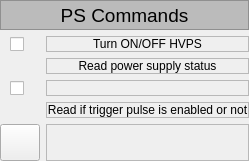
       <widget class="QWidget" name="widget_2" native="true">
        <layout class="QGridLayout" name="gridLayout_3">
         <property name="leftMargin">
          <number>0</number>
         </property>
         <property name="topMargin">
          <number>0</number>
         </property>
         <property name="rightMargin">
          <number>0</number>
         </property>
         <property name="bottomMargin">
          <number>0</number>
         </property>
         <item row="3" column="0">
          <widget class="PyDMByteIndicator" name="PyDMByteIndicator_11">
           <property name="sizePolicy">
            <sizepolicy hsizetype="Expanding" vsizetype="Expanding">
             <horstretch>0</horstretch>
             <verstretch>0</verstretch>
            </sizepolicy>
           </property>
           <property name="maximumSize">
            <size>
             <width>50</width>
             <height>16777215</height>
            </size>
           </property>
           <property name="toolTip">
            <string/>
           </property>
           <property name="layoutDirection">
            <enum>Qt::RightToLeft</enum>
           </property>
           <property name="channel" stdset="0">
            <string>ca://SI-01SA:PU-InjNLKckr:PwrState-Sts</string>
           </property>
           <property name="offColor" stdset="0">
            <color>
             <red>239</red>
             <green>41</green>
             <blue>41</blue>
            </color>
           </property>
           <property name="showLabels" stdset="0">
            <bool>false</bool>
           </property>
           <property name="circles" stdset="0">
            <bool>true</bool>
           </property>
           <property name="labels" stdset="0">
            <stringlist>
             <string>Bit 0</string>
            </stringlist>
           </property>
          </widget>
         </item>
         <item row="0" column="0" colspan="2">
          <widget class="QLabel" name="label_332">
           <property name="sizePolicy">
            <sizepolicy hsizetype="MinimumExpanding" vsizetype="Expanding">
             <horstretch>0</horstretch>
             <verstretch>0</verstretch>
            </sizepolicy>
           </property>
           <property name="minimumSize">
            <size>
             <width>0</width>
             <height>30</height>
            </size>
           </property>
           <property name="maximumSize">
            <size>
             <width>16777215</width>
             <height>30</height>
            </size>
           </property>
           <property name="palette">
            <palette>
             <active>
              <colorrole role="WindowText">
               <brush brushstyle="SolidPattern">
                <color alpha="255">
                 <red>0</red>
                 <green>0</green>
                 <blue>0</blue>
                </color>
               </brush>
              </colorrole>
              <colorrole role="Button">
               <brush brushstyle="SolidPattern">
                <color alpha="255">
                 <red>187</red>
                 <green>187</green>
                 <blue>187</blue>
                </color>
               </brush>
              </colorrole>
              <colorrole role="Light">
               <brush brushstyle="SolidPattern">
                <color alpha="255">
                 <red>255</red>
                 <green>255</green>
                 <blue>255</blue>
                </color>
               </brush>
              </colorrole>
              <colorrole role="Midlight">
               <brush brushstyle="SolidPattern">
                <color alpha="255">
                 <red>221</red>
                 <green>221</green>
                 <blue>221</blue>
                </color>
               </brush>
              </colorrole>
              <colorrole role="Dark">
               <brush brushstyle="SolidPattern">
                <color alpha="255">
                 <red>93</red>
                 <green>93</green>
                 <blue>93</blue>
                </color>
               </brush>
              </colorrole>
              <colorrole role="Mid">
               <brush brushstyle="SolidPattern">
                <color alpha="255">
                 <red>125</red>
                 <green>125</green>
                 <blue>125</blue>
                </color>
               </brush>
              </colorrole>
              <colorrole role="Text">
               <brush brushstyle="SolidPattern">
                <color alpha="255">
                 <red>0</red>
                 <green>0</green>
                 <blue>0</blue>
                </color>
               </brush>
              </colorrole>
              <colorrole role="BrightText">
               <brush brushstyle="SolidPattern">
                <color alpha="255">
                 <red>255</red>
                 <green>255</green>
                 <blue>255</blue>
                </color>
               </brush>
              </colorrole>
              <colorrole role="ButtonText">
               <brush brushstyle="SolidPattern">
                <color alpha="255">
                 <red>0</red>
                 <green>0</green>
                 <blue>0</blue>
                </color>
               </brush>
              </colorrole>
              <colorrole role="Base">
               <brush brushstyle="SolidPattern">
                <color alpha="255">
                 <red>255</red>
                 <green>255</green>
                 <blue>255</blue>
                </color>
               </brush>
              </colorrole>
              <colorrole role="Window">
               <brush brushstyle="SolidPattern">
                <color alpha="255">
                 <red>187</red>
                 <green>187</green>
                 <blue>187</blue>
                </color>
               </brush>
              </colorrole>
              <colorrole role="Shadow">
               <brush brushstyle="SolidPattern">
                <color alpha="255">
                 <red>0</red>
                 <green>0</green>
                 <blue>0</blue>
                </color>
               </brush>
              </colorrole>
              <colorrole role="AlternateBase">
               <brush brushstyle="SolidPattern">
                <color alpha="255">
                 <red>221</red>
                 <green>221</green>
                 <blue>221</blue>
                </color>
               </brush>
              </colorrole>
              <colorrole role="ToolTipBase">
               <brush brushstyle="SolidPattern">
                <color alpha="255">
                 <red>255</red>
                 <green>255</green>
                 <blue>220</blue>
                </color>
               </brush>
              </colorrole>
              <colorrole role="ToolTipText">
               <brush brushstyle="SolidPattern">
                <color alpha="255">
                 <red>0</red>
                 <green>0</green>
                 <blue>0</blue>
                </color>
               </brush>
              </colorrole>
              <colorrole role="PlaceholderText">
               <brush brushstyle="NoBrush">
                <color alpha="128">
                 <red>0</red>
                 <green>0</green>
                 <blue>0</blue>
                </color>
               </brush>
              </colorrole>
             </active>
             <inactive>
              <colorrole role="WindowText">
               <brush brushstyle="SolidPattern">
                <color alpha="255">
                 <red>0</red>
                 <green>0</green>
                 <blue>0</blue>
                </color>
               </brush>
              </colorrole>
              <colorrole role="Button">
               <brush brushstyle="SolidPattern">
                <color alpha="255">
                 <red>187</red>
                 <green>187</green>
                 <blue>187</blue>
                </color>
               </brush>
              </colorrole>
              <colorrole role="Light">
               <brush brushstyle="SolidPattern">
                <color alpha="255">
                 <red>255</red>
                 <green>255</green>
                 <blue>255</blue>
                </color>
               </brush>
              </colorrole>
              <colorrole role="Midlight">
               <brush brushstyle="SolidPattern">
                <color alpha="255">
                 <red>221</red>
                 <green>221</green>
                 <blue>221</blue>
                </color>
               </brush>
              </colorrole>
              <colorrole role="Dark">
               <brush brushstyle="SolidPattern">
                <color alpha="255">
                 <red>93</red>
                 <green>93</green>
                 <blue>93</blue>
                </color>
               </brush>
              </colorrole>
              <colorrole role="Mid">
               <brush brushstyle="SolidPattern">
                <color alpha="255">
                 <red>125</red>
                 <green>125</green>
                 <blue>125</blue>
                </color>
               </brush>
              </colorrole>
              <colorrole role="Text">
               <brush brushstyle="SolidPattern">
                <color alpha="255">
                 <red>0</red>
                 <green>0</green>
                 <blue>0</blue>
                </color>
               </brush>
              </colorrole>
              <colorrole role="BrightText">
               <brush brushstyle="SolidPattern">
                <color alpha="255">
                 <red>255</red>
                 <green>255</green>
                 <blue>255</blue>
                </color>
               </brush>
              </colorrole>
              <colorrole role="ButtonText">
               <brush brushstyle="SolidPattern">
                <color alpha="255">
                 <red>0</red>
                 <green>0</green>
                 <blue>0</blue>
                </color>
               </brush>
              </colorrole>
              <colorrole role="Base">
               <brush brushstyle="SolidPattern">
                <color alpha="255">
                 <red>255</red>
                 <green>255</green>
                 <blue>255</blue>
                </color>
               </brush>
              </colorrole>
              <colorrole role="Window">
               <brush brushstyle="SolidPattern">
                <color alpha="255">
                 <red>187</red>
                 <green>187</green>
                 <blue>187</blue>
                </color>
               </brush>
              </colorrole>
              <colorrole role="Shadow">
               <brush brushstyle="SolidPattern">
                <color alpha="255">
                 <red>0</red>
                 <green>0</green>
                 <blue>0</blue>
                </color>
               </brush>
              </colorrole>
              <colorrole role="AlternateBase">
               <brush brushstyle="SolidPattern">
                <color alpha="255">
                 <red>221</red>
                 <green>221</green>
                 <blue>221</blue>
                </color>
               </brush>
              </colorrole>
              <colorrole role="ToolTipBase">
               <brush brushstyle="SolidPattern">
                <color alpha="255">
                 <red>255</red>
                 <green>255</green>
                 <blue>220</blue>
                </color>
               </brush>
              </colorrole>
              <colorrole role="ToolTipText">
               <brush brushstyle="SolidPattern">
                <color alpha="255">
                 <red>0</red>
                 <green>0</green>
                 <blue>0</blue>
                </color>
               </brush>
              </colorrole>
              <colorrole role="PlaceholderText">
               <brush brushstyle="NoBrush">
                <color alpha="128">
                 <red>0</red>
                 <green>0</green>
                 <blue>0</blue>
                </color>
               </brush>
              </colorrole>
             </inactive>
             <disabled>
              <colorrole role="WindowText">
               <brush brushstyle="SolidPattern">
                <color alpha="255">
                 <red>93</red>
                 <green>93</green>
                 <blue>93</blue>
                </color>
               </brush>
              </colorrole>
              <colorrole role="Button">
               <brush brushstyle="SolidPattern">
                <color alpha="255">
                 <red>187</red>
                 <green>187</green>
                 <blue>187</blue>
                </color>
               </brush>
              </colorrole>
              <colorrole role="Light">
               <brush brushstyle="SolidPattern">
                <color alpha="255">
                 <red>255</red>
                 <green>255</green>
                 <blue>255</blue>
                </color>
               </brush>
              </colorrole>
              <colorrole role="Midlight">
               <brush brushstyle="SolidPattern">
                <color alpha="255">
                 <red>221</red>
                 <green>221</green>
                 <blue>221</blue>
                </color>
               </brush>
              </colorrole>
              <colorrole role="Dark">
               <brush brushstyle="SolidPattern">
                <color alpha="255">
                 <red>93</red>
                 <green>93</green>
                 <blue>93</blue>
                </color>
               </brush>
              </colorrole>
              <colorrole role="Mid">
               <brush brushstyle="SolidPattern">
                <color alpha="255">
                 <red>125</red>
                 <green>125</green>
                 <blue>125</blue>
                </color>
               </brush>
              </colorrole>
              <colorrole role="Text">
               <brush brushstyle="SolidPattern">
                <color alpha="255">
                 <red>93</red>
                 <green>93</green>
                 <blue>93</blue>
                </color>
               </brush>
              </colorrole>
              <colorrole role="BrightText">
               <brush brushstyle="SolidPattern">
                <color alpha="255">
                 <red>255</red>
                 <green>255</green>
                 <blue>255</blue>
                </color>
               </brush>
              </colorrole>
              <colorrole role="ButtonText">
               <brush brushstyle="SolidPattern">
                <color alpha="255">
                 <red>93</red>
                 <green>93</green>
                 <blue>93</blue>
                </color>
               </brush>
              </colorrole>
              <colorrole role="Base">
               <brush brushstyle="SolidPattern">
                <color alpha="255">
                 <red>187</red>
                 <green>187</green>
                 <blue>187</blue>
                </color>
               </brush>
              </colorrole>
              <colorrole role="Window">
               <brush brushstyle="SolidPattern">
                <color alpha="255">
                 <red>187</red>
                 <green>187</green>
                 <blue>187</blue>
                </color>
               </brush>
              </colorrole>
              <colorrole role="Shadow">
               <brush brushstyle="SolidPattern">
                <color alpha="255">
                 <red>0</red>
                 <green>0</green>
                 <blue>0</blue>
                </color>
               </brush>
              </colorrole>
              <colorrole role="AlternateBase">
               <brush brushstyle="SolidPattern">
                <color alpha="255">
                 <red>187</red>
                 <green>187</green>
                 <blue>187</blue>
                </color>
               </brush>
              </colorrole>
              <colorrole role="ToolTipBase">
               <brush brushstyle="SolidPattern">
                <color alpha="255">
                 <red>255</red>
                 <green>255</green>
                 <blue>220</blue>
                </color>
               </brush>
              </colorrole>
              <colorrole role="ToolTipText">
               <brush brushstyle="SolidPattern">
                <color alpha="255">
                 <red>0</red>
                 <green>0</green>
                 <blue>0</blue>
                </color>
               </brush>
              </colorrole>
              <colorrole role="PlaceholderText">
               <brush brushstyle="NoBrush">
                <color alpha="128">
                 <red>0</red>
                 <green>0</green>
                 <blue>0</blue>
                </color>
               </brush>
              </colorrole>
             </disabled>
            </palette>
           </property>
           <property name="font">
            <font>
             <family>Cantarell</family>
             <pointsize>14</pointsize>
            </font>
           </property>
           <property name="autoFillBackground">
            <bool>true</bool>
           </property>
           <property name="frameShape">
            <enum>QFrame::StyledPanel</enum>
           </property>
           <property name="text">
            <string>PS Commands</string>
           </property>
           <property name="alignment">
            <set>Qt::AlignCenter</set>
           </property>
          </widget>
         </item>
         <item row="6" column="1">
          <widget class="PyDMLabel" name="PyDMLabel_16">
           <property name="sizePolicy">
            <sizepolicy hsizetype="Expanding" vsizetype="Expanding">
             <horstretch>0</horstretch>
             <verstretch>0</verstretch>
            </sizepolicy>
           </property>
           <property name="toolTip">
            <string/>
           </property>
           <property name="frameShape">
            <enum>QFrame::StyledPanel</enum>
           </property>
           <property name="text">
            <string>Read if trigger pulse is enabled or not</string>
           </property>
           <property name="alignment">
            <set>Qt::AlignCenter</set>
           </property>
           <property name="channel" stdset="0">
            <string>ca://SI-01SA:PU-InjNLKckr:Pulse-Sts.DESC</string>
           </property>
          </widget>
         </item>
         <item row="7" column="1">
          <widget class="PyDMLabel" name="PyDMLabel_12">
           <property name="sizePolicy">
            <sizepolicy hsizetype="Expanding" vsizetype="Expanding">
             <horstretch>0</horstretch>
             <verstretch>0</verstretch>
            </sizepolicy>
           </property>
           <property name="toolTip">
            <string/>
           </property>
           <property name="frameShape">
            <enum>QFrame::StyledPanel</enum>
           </property>
           <property name="alignment">
            <set>Qt::AlignCenter</set>
           </property>
           <property name="channel" stdset="0">
            <string>ca://SI-01SA:PU-InjNLKckr:ResetLabel-Cte</string>
           </property>
          </widget>
         </item>
         <item row="6" column="0">
          <widget class="PyDMByteIndicator" name="PyDMByteIndicator_21">
           <property name="sizePolicy">
            <sizepolicy hsizetype="Expanding" vsizetype="Expanding">
             <horstretch>0</horstretch>
             <verstretch>0</verstretch>
            </sizepolicy>
           </property>
           <property name="maximumSize">
            <size>
             <width>50</width>
             <height>16777215</height>
            </size>
           </property>
           <property name="toolTip">
            <string/>
           </property>
           <property name="layoutDirection">
            <enum>Qt::RightToLeft</enum>
           </property>
           <property name="channel" stdset="0">
            <string>ca://SI-01SA:PU-InjNLKckr:Pulse-Sts</string>
           </property>
           <property name="offColor" stdset="0">
            <color>
             <red>239</red>
             <green>41</green>
             <blue>41</blue>
            </color>
           </property>
           <property name="showLabels" stdset="0">
            <bool>false</bool>
           </property>
           <property name="circles" stdset="0">
            <bool>true</bool>
           </property>
           <property name="labels" stdset="0">
            <stringlist>
             <string>Bit 0</string>
            </stringlist>
           </property>
          </widget>
         </item>
         <item row="3" column="1">
          <widget class="PyDMLabel" name="PyDMLabel_10">
           <property name="sizePolicy">
            <sizepolicy hsizetype="Expanding" vsizetype="Expanding">
             <horstretch>0</horstretch>
             <verstretch>0</verstretch>
            </sizepolicy>
           </property>
           <property name="toolTip">
            <string/>
           </property>
           <property name="frameShape">
            <enum>QFrame::StyledPanel</enum>
           </property>
           <property name="text">
            <string>Read power supply status</string>
           </property>
           <property name="alignment">
            <set>Qt::AlignCenter</set>
           </property>
           <property name="channel" stdset="0">
            <string>ca://SI-01SA:PU-InjNLKckr:PwrState-Sts.DESC</string>
           </property>
          </widget>
         </item>
         <item row="7" column="0">
          <widget class="PyDMPushButton" name="PyDMPushButton_2">
           <property name="sizePolicy">
            <sizepolicy hsizetype="MinimumExpanding" vsizetype="Expanding">
             <horstretch>0</horstretch>
             <verstretch>0</verstretch>
            </sizepolicy>
           </property>
           <property name="minimumSize">
            <size>
             <width>0</width>
             <height>37</height>
            </size>
           </property>
           <property name="maximumSize">
            <size>
             <width>50</width>
             <height>16777215</height>
            </size>
           </property>
           <property name="toolTip">
            <string/>
           </property>
           <property name="layoutDirection">
            <enum>Qt::RightToLeft</enum>
           </property>
           <property name="channel" stdset="0">
            <string>ca://SI-01SA:PU-InjNLKckr:Reset-Cmd</string>
           </property>
           <property name="pressValue" stdset="0">
            <string>1</string>
           </property>
          </widget>
         </item>
         <item row="2" column="1">
          <widget class="PyDMLabel" name="PyDMLabel_11">
           <property name="sizePolicy">
            <sizepolicy hsizetype="Expanding" vsizetype="Expanding">
             <horstretch>0</horstretch>
             <verstretch>0</verstretch>
            </sizepolicy>
           </property>
           <property name="toolTip">
            <string/>
           </property>
           <property name="frameShape">
            <enum>QFrame::StyledPanel</enum>
           </property>
           <property name="text">
            <string>Turn ON/OFF HVPS</string>
           </property>
           <property name="alignment">
            <set>Qt::AlignCenter</set>
           </property>
           <property name="channel" stdset="0">
            <string>ca://SI-01SA:PU-InjNLKckr:PwrStateLabel1-Cte</string>
           </property>
          </widget>
         </item>
         <item row="5" column="1">
          <widget class="PyDMLabel" name="PyDMLabel_9">
           <property name="sizePolicy">
            <sizepolicy hsizetype="Expanding" vsizetype="Expanding">
             <horstretch>0</horstretch>
             <verstretch>0</verstretch>
            </sizepolicy>
           </property>
           <property name="toolTip">
            <string/>
           </property>
           <property name="frameShape">
            <enum>QFrame::StyledPanel</enum>
           </property>
           <property name="alignment">
            <set>Qt::AlignCenter</set>
           </property>
           <property name="channel" stdset="0">
            <string>ca://SI-01SA:PU-InjNLKckr:PulseLabel-Cte</string>
           </property>
          </widget>
         </item>
         <item row="5" column="0">
          <widget class="QFrame" name="frame_5">
           <property name="frameShape">
            <enum>QFrame::NoFrame</enum>
           </property>
           <property name="frameShadow">
            <enum>QFrame::Raised</enum>
           </property>
           <layout class="QHBoxLayout" name="horizontalLayout_2">
            <property name="leftMargin">
             <number>0</number>
            </property>
            <property name="topMargin">
             <number>0</number>
            </property>
            <property name="rightMargin">
             <number>0</number>
            </property>
            <property name="bottomMargin">
             <number>0</number>
            </property>
            <item>
             <widget class="PyDMCheckbox" name="PyDMCheckbox_3">
              <property name="sizePolicy">
               <sizepolicy hsizetype="Maximum" vsizetype="Expanding">
                <horstretch>0</horstretch>
                <verstretch>0</verstretch>
               </sizepolicy>
              </property>
              <property name="minimumSize">
               <size>
                <width>0</width>
                <height>0</height>
               </size>
              </property>
              <property name="maximumSize">
               <size>
                <width>20</width>
                <height>16777215</height>
               </size>
              </property>
              <property name="toolTip">
               <string/>
              </property>
              <property name="layoutDirection">
               <enum>Qt::LeftToRight</enum>
              </property>
              <property name="channel" stdset="0">
               <string>ca://SI-01SA:PU-InjNLKckr:Pulse-Sel</string>
              </property>
             </widget>
            </item>
           </layout>
          </widget>
         </item>
         <item row="2" column="0">
          <widget class="QFrame" name="frame_4">
           <property name="frameShape">
            <enum>QFrame::NoFrame</enum>
           </property>
           <property name="frameShadow">
            <enum>QFrame::Raised</enum>
           </property>
           <layout class="QHBoxLayout" name="horizontalLayout">
            <property name="leftMargin">
             <number>0</number>
            </property>
            <property name="topMargin">
             <number>0</number>
            </property>
            <property name="rightMargin">
             <number>0</number>
            </property>
            <property name="bottomMargin">
             <number>0</number>
            </property>
            <item>
             <widget class="PyDMCheckbox" name="PyDMCheckbox_4">
              <property name="sizePolicy">
               <sizepolicy hsizetype="Maximum" vsizetype="Expanding">
                <horstretch>0</horstretch>
                <verstretch>0</verstretch>
               </sizepolicy>
              </property>
              <property name="minimumSize">
               <size>
                <width>0</width>
                <height>0</height>
               </size>
              </property>
              <property name="maximumSize">
               <size>
                <width>20</width>
                <height>50</height>
               </size>
              </property>
              <property name="sizeIncrement">
               <size>
                <width>0</width>
                <height>0</height>
               </size>
              </property>
              <property name="toolTip">
               <string/>
              </property>
              <property name="layoutDirection">
               <enum>Qt::LeftToRight</enum>
              </property>
              <property name="iconSize">
               <size>
                <width>16</width>
                <height>16</height>
               </size>
              </property>
              <property name="shortcut">
               <string notr="true"/>
              </property>
              <property name="autoRepeat">
               <bool>false</bool>
              </property>
              <property name="channel" stdset="0">
               <string>ca://SI-01SA:PU-InjNLKckr:PwrState-Sel</string>
              </property>
             </widget>
            </item>
           </layout>
          </widget>
         </item>
        </layout>
       </widget>
